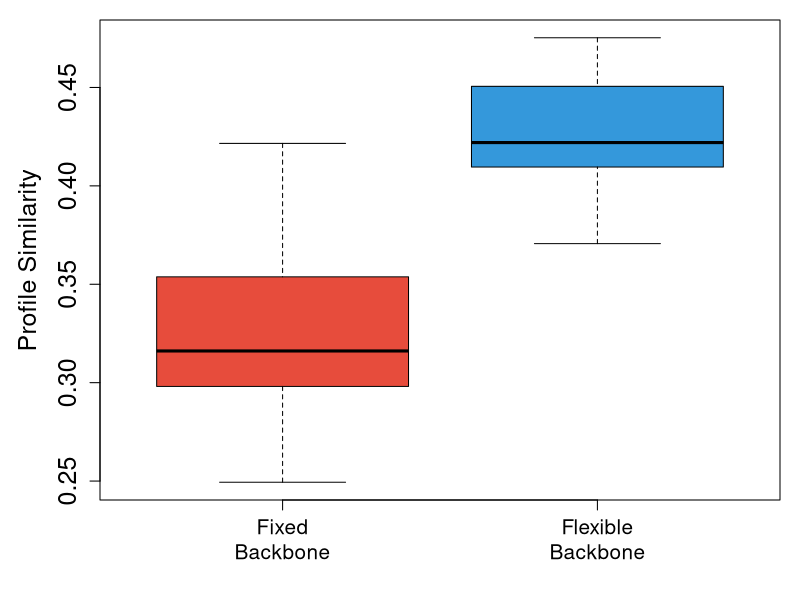

Generate this figure with R:
# The MIT License (MIT)
#
# Copyright (c) 2015 Noah Ollikainen
#
# Permission is hereby granted, free of charge, to any person obtaining a copy
# of this software and associated documentation files (the "Software"), to deal
# in the Software without restriction, including without limitation the rights
# to use, copy, modify, merge, publish, distribute, sublicense, and/or sell
# copies of the Software, and to permit persons to whom the Software is
# furnished to do so, subject to the following conditions:
#
# The above copyright notice and this permission notice shall be included in
# all copies or substantial portions of the Software.
#
# THE SOFTWARE IS PROVIDED "AS IS", WITHOUT WARRANTY OF ANY KIND, EXPRESS OR
# IMPLIED, INCLUDING BUT NOT LIMITED TO THE WARRANTIES OF MERCHANTABILITY,
# FITNESS FOR A PARTICULAR PURPOSE AND NONINFRINGEMENT. IN NO EVENT SHALL THE
# AUTHORS OR COPYRIGHT HOLDERS BE LIABLE FOR ANY CLAIM, DAMAGES OR OTHER
# LIABILITY, WHETHER IN AN ACTION OF CONTRACT, TORT OR OTHERWISE, ARISING FROM,
# OUT OF OR IN CONNECTION WITH THE SOFTWARE OR THE USE OR OTHER DEALINGS IN
# THE SOFTWARE.

pdf('profile_similarity.pdf',width=3.5,height=6)
par(mar=c(5, 5, 1, 1))
a<-read.table('profile_similarity.txt')
boxplot(a$V1,a$V2,ylab="Profile Similarity",col=c("#e74c3c","#3498db"),cex.lab=1.5,cex.axis=1.5,outline=F)
text(1:2, par("usr")[3] - 0.02, labels = c("Fixed\nBackbone","Flexible\nBackbone"), xpd = TRUE, cex=1.25)
dev.off()